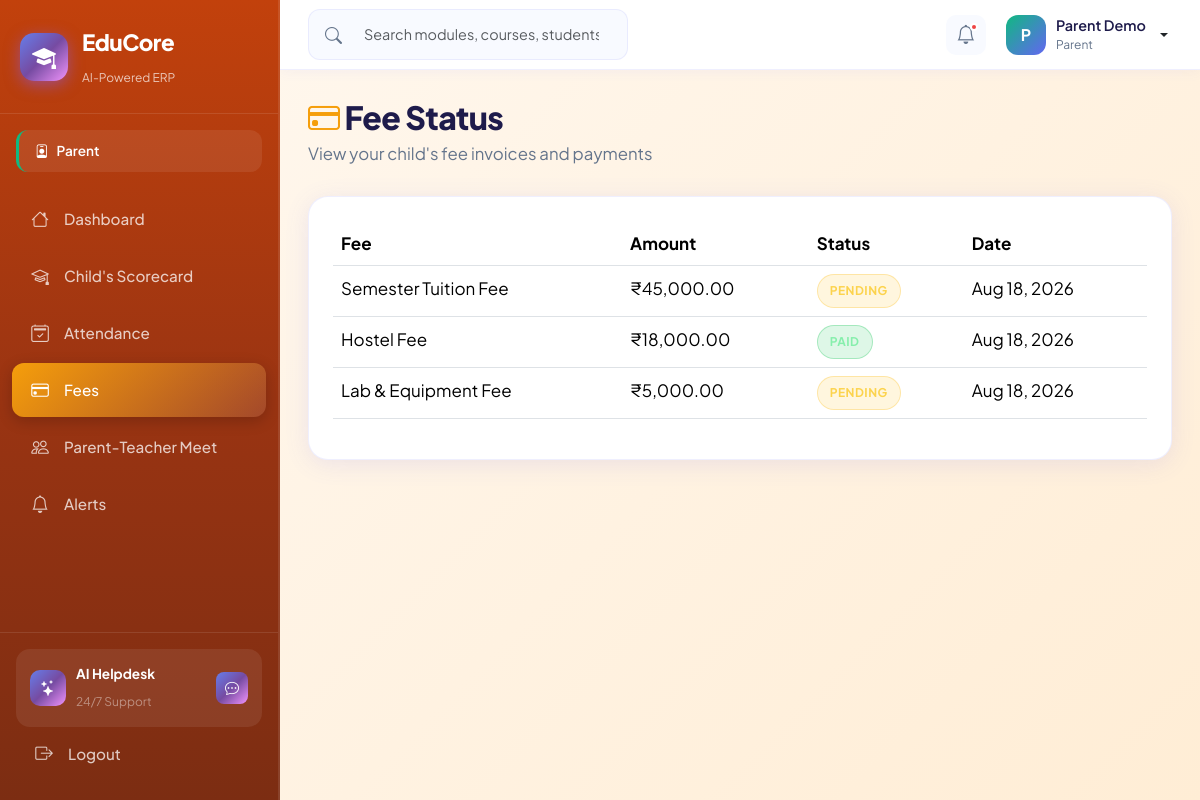
The page /parent/fees.php (signed in) on the database its author committed.
### tables this page shows
CREATE TABLE IF NOT EXISTS users (
    id INT AUTO_INCREMENT PRIMARY KEY,
    full_name VARCHAR(120) NOT NULL,
    email VARCHAR(120) NOT NULL UNIQUE,
    password_hash VARCHAR(255) NOT NULL,
    phone VARCHAR(20),
    address TEXT,
    role ENUM('super_admin','faculty','student','parent','finance','librarian','tpo') NOT NULL DEFAULT 'student',
    parent_id INT DEFAULT NULL,
    photo VARCHAR(255) DEFAULT 'default.png',
    status ENUM('active','inactive','suspended') DEFAULT 'active',
    two_factor_secret VARCHAR(64) DEFAULT NULL,
    two_factor_enabled TINYINT(1) NOT NULL DEFAULT 0,
    reset_token_hash VARCHAR(255) DEFAULT NULL,
    reset_token_expires DATETIME DEFAULT NULL,
    created_at TIMESTAMP DEFAULT CURRENT_TIMESTAMP,
    FOREIGN KEY (parent_id) REFERENCES users(id) ON DELETE SET NULL
);

CREATE TABLE IF NOT EXISTS fee_invoices (
    id INT AUTO_INCREMENT PRIMARY KEY,
    student_id INT NOT NULL,
    template_id INT,
    amount DECIMAL(10,2) NOT NULL,
    penalty DECIMAL(10,2) DEFAULT 0,
    status ENUM('pending','paid','overdue','cancelled') DEFAULT 'pending',
    paid_at DATETIME NULL,
    created_at TIMESTAMP DEFAULT CURRENT_TIMESTAMP,
    FOREIGN KEY (student_id) REFERENCES users(id) ON DELETE CASCADE,
    FOREIGN KEY (template_id) REFERENCES fee_templates(id) ON DELETE SET NULL
);

CREATE TABLE IF NOT EXISTS fee_templates (
    id INT AUTO_INCREMENT PRIMARY KEY,
    name VARCHAR(100) NOT NULL,
    category ENUM('tuition','hostel','transport','lab','misc') NOT NULL,
    amount DECIMAL(10,2) NOT NULL,
    penalty_percent DECIMAL(5,2) DEFAULT 0,
    due_date DATE
);

### includes/auth_check.php (called while the page is built, shortened)
<?php
function getCurrentUser(): ?array
{
    $db = getDB();
    $stmt = $db->prepare('SELECT id, full_name, email, role, photo FROM users WHERE id = ? AND status = "active"');
    $stmt->execute([$_SESSION['user_id']]);
    return $stmt->fetch() ?: null;
}
function getRoleLabel(string $role): string
{
    $labels = [
        'super_admin' => 'Super Admin',
        'faculty'     => 'Faculty',
        'student'     => 'Student',
        'parent'      => 'Parent',
        'finance'     => 'Finance Officer',
        'librarian'   => 'Librarian',
        'tpo'         => 'TPO',
    ];
    return $labels[$role] ?? ucfirst($role);
}
function getRoleColor(string $role): string
{
    $colors = [
        'super_admin' => '#ef4444',
        'faculty'     => '#8b5cf6',
        'student'     => '#06b6d4',
        'parent'      => '#10b981',
        'finance'     => '#f59e0b',
        'librarian'   => '#ec4899',
        'tpo'         => '#6366f1',
    ];
    return $colors[$role] ?? '#6366f1';
}

### includes/role_theme.php (called while the page is built)
<?php
function getRoleThemeKey(?string $role): string
{
    return match ($role) {
        'super_admin' => 'admin',
        'librarian'   => 'library',
        'tpo'         => 'placements',
        default       => $role ?? 'student',
    };
}

### parent/fees.php (the view, shortened to what this page needs)
<?php
require_once __DIR__ . '/../includes/auth_check.php';
$basePath = '..';
$pdo = getDbConnection();
$invoices = $pdo->query("SELECT fi.*, ft.name AS fee_name FROM fee_invoices fi LEFT JOIN fee_templates ft ON fi.template_id = ft.id ORDER BY fi.created_at DESC LIMIT 10")->fetchAll();
include __DIR__ . '/../includes/header.php';
?>
<div class="page-header fade-in"><h1><i class="bi bi-credit-card" style="color:#f59e0b"></i> Fee Status</h1><p>View your child's fee invoices and payments</p></div>
<div class="content-card fade-in">
<table class="table"><thead><tr><th>Fee</th><th>Amount</th><th>Status</th><th>Date</th></tr></thead><tbody>
<?php foreach ($invoices as $inv): ?>
<tr>
<td><?= htmlspecialchars($inv['fee_name'] ?? 'Fee') ?></td>
<td>₹<?= number_format((float)$inv['amount'], 2) ?></td>
<td><span class="status-badge status-<?= $inv['status']==='paid'?'active':'pending' ?>"><?= htmlspecialchars($inv['status']) ?></span></td>
<td><?= date('M j, Y', strtotime($inv['created_at'])) ?></td>
</tr>
<?php endforeach; ?>
</tbody></table>
</div>
<?php include __DIR__ . '/../includes/footer.php';

### includes/header.php (shortened to what this page needs)
<?php
$user = getCurrentUser();
$basePath = $basePath ?? '../..';
require_once __DIR__ . '/role_theme.php';
$roleTheme = getRoleThemeKey($user['role'] ?? 'student');
?>
<!DOCTYPE html>
<html lang="en">
<head>
    <link href="https://cdn.jsdelivr.net/npm/bootstrap@5.3.3/dist/css/bootstrap.min.css" rel="stylesheet">
    <link href="https://cdn.jsdelivr.net/npm/bootstrap-icons@1.11.3/font/bootstrap-icons.min.css" rel="stylesheet">
    <link href="<?= $basePath ?>/assets/css/educore.css" rel="stylesheet">
    <link href="<?= $basePath ?>/assets/css/themes.css" rel="stylesheet">
</head>
<body class="educore-body theme-<?= htmlspecialchars($roleTheme) ?>" data-role="<?= htmlspecialchars($roleTheme) ?>">
<div class="app-wrapper">
    <?php include __DIR__ . '/sidebar.php'; ?>
    <div class="main-content">
        <header class="top-bar">
            <div class="top-bar-left">
                <div class="search-box d-none d-md-flex">
                    <i class="bi bi-search"></i>
                    <input type="text" placeholder="Search modules, courses, students..." class="form-control">
                </div>
            </div>
            <div class="top-bar-right">
                <div class="notification-bell">
                    <i class="bi bi-bell"></i>
                    <span class="badge-dot"></span>
                </div>
                <div class="user-menu dropdown">
                    <button class="btn user-btn dropdown-toggle" data-bs-toggle="dropdown">
                        <div class="user-avatar" style="background: linear-gradient(135deg, <?= getRoleColor($user['role'] ?? 'student') ?>, #6366f1);">
                            <?= strtoupper(substr($user['full_name'] ?? 'U', 0, 1)) ?>
                        </div>
                        <div class="user-info d-none d-md-block">
                            <span class="user-name"><?= htmlspecialchars($user['full_name'] ?? 'User') ?></span>
                            <span class="user-role"><?= getRoleLabel($user['role'] ?? 'student') ?></span>
                        </div>
                    </button>
                </div>
            </div>
        </header>
        <main class="page-content">

### includes/sidebar.php (shortened to what this page needs)
<?php
$role = $user['role'] ?? 'student';
$navItems = [];
switch ($role) {
    case 'parent':
        $navItems = [
            ['icon' => 'bi-house', 'label' => 'Dashboard', 'href' => 'dashboard.php', 'color' => '#10b981'],
            ['icon' => 'bi-mortarboard', 'label' => "Child's Scorecard", 'href' => 'scorecard.php', 'color' => '#06b6d4'],
            ['icon' => 'bi-calendar2-check', 'label' => 'Attendance', 'href' => 'attendence.php', 'color' => '#8b5cf6'],
            ['icon' => 'bi-credit-card', 'label' => 'Fees', 'href' => 'fees.php', 'color' => '#f59e0b'],
            ['icon' => 'bi-people', 'label' => 'Parent-Teacher Meet', 'href' => 'ptm.php', 'color' => '#3b82f6'],
            ['icon' => 'bi-bell', 'label' => 'Alerts', 'href' => 'alerts.php', 'color' => '#ef4444'],
        ];
        break;
}
$currentPage = basename($_SERVER['PHP_SELF']);
?>
<aside class="sidebar" id="sidebar">
    <div class="sidebar-brand">
        <div class="brand-icon">
            <i class="bi bi-mortarboard-fill"></i>
        </div>
        <div class="brand-text">
            <span class="brand-name">EduCore</span>
            <span class="brand-tagline">AI-Powered ERP</span>
        </div>
    </div>
    <div class="sidebar-role-badge" style="--role-color: <?= getRoleColor($role) ?>">
        <i class="bi bi-person-badge"></i>
        <?= getRoleLabel($role) ?>
    </div>
    <nav class="sidebar-nav">
        <?php foreach ($navItems as $item): ?>
        <a href="<?= $item['href'] ?>" class="nav-item <?= $currentPage === $item['href'] ? 'active' : '' ?>"
           style="--item-color: <?= $item['color'] ?>">
            <i class="bi <?= $item['icon'] ?>"></i>
            <span><?= $item['label'] ?></span>
        </a>
        <?php endforeach; ?>
    </nav>
    <div class="sidebar-footer">
        <div class="ai-assistant-card">
            <div class="ai-icon"><i class="bi bi-stars"></i></div>
            <div>
                <strong>AI Helpdesk</strong>
                <small>24/7 Support</small>
            </div>
            <button class="btn btn-sm btn-ai" onclick="openAIHelpdesk()">
                <i class="bi bi-chat-dots"></i>
            </button>
        </div>
        <a href="<?= htmlspecialchars(($portalBase ?? $basePath ?? '..') . '/logout.php', ENT_QUOTES, 'UTF-8') ?>" class="nav-item sidebar-logout">
            <i class="bi bi-box-arrow-right"></i>
            <span>Logout</span>
        </a>
    </div>
</aside>

### assets/css/themes.css (style rules this page uses)
:root { --theme-primary: #6366F1; --theme-primary-dark: #4F46E5; --theme-light: #E0E7FF; --theme-accent: #22D3EE; }
body[data-role="parent"] { --theme-primary: #F97316; --theme-primary-dark: #EA580C; --theme-light: #FFEDD5; --theme-accent: #FDBA74; }
.sidebar { background: linear-gradient(180deg, rgba(15, 23, 42, 0.95), rgba(15, 23, 42, 0.92)); border-right: 2px solid rgba(255, 255, 255, 0.1); transition: all 0.3s ease; }
body { font-size: 16px; line-height: 1.6; }
h1, .h1 { font-size: 2.5rem; line-height: 1.2; font-weight: 800; letter-spacing: -0.02em; margin: 0 0 20px 0; }
body.educore-body p { margin: 0 0 12px 0; color: var(--text-muted, #64748b); }
small, .text-sm { font-size: 0.875rem; color: rgba(255, 255, 255, 0.7); }
.status-badge { display: inline-flex; align-items: center; gap: 6px; padding: 6px 12px; border-radius: 20px; font-size: 0.75rem; font-weight: 700; text-transform: uppercase; letter-spacing: 0.5px; }
.status-active { background: rgba(34, 197, 94, 0.15); color: #86EFAC; border: 1px solid rgba(34, 197, 94, 0.3); }
.status-pending { background: rgba(251, 191, 36, 0.15); color: #FCD34D; border: 1px solid rgba(251, 191, 36, 0.3); }
* { transition-property: background-color, border-color, color, fill, stroke, opacity, box-shadow, transform, filter; transition-timing-function: cubic-bezier(0.4, 0, 0.2, 1); transition-duration: 200ms; }
button, a, input, select, textarea { transition-duration: 150ms; }

### rows shown on the page
users: role "Parent", full_name "P", full_name "Parent Demo"
fee_invoices: template.name "Semester Tuition Fee", amount "45,000.00", status "PENDING", created_at "Aug 18, 2026"
fee_invoices: template.name "Hostel Fee", amount "18,000.00", status "PAID", created_at "Aug 18, 2026"
fee_invoices: template.name "Lab & Equipment Fee", amount "5,000.00", status "PENDING", created_at "Aug 18, 2026"

### other values the page prints
$item['label'] "Dashboard"
$item['label'] "Child's Scorecard"
$item['label'] "Attendance"
$item['label'] "Fees"
$item['label'] "Parent-Teacher Meet"
$item['label'] "Alerts"
